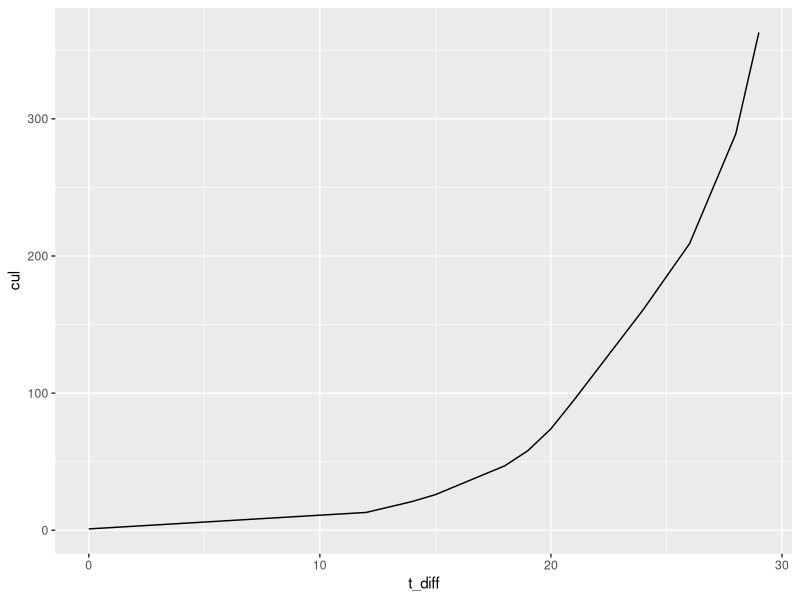

The R script that drew this image: (Note: this script raises an error after producing the figure.)
## ---- chunk 1
knitr::opts_chunk$set(echo = TRUE,message=FALSE,warning=TRUE)
library(tidyverse)
## ---- chunk 2
data_all=read_csv("covid19-1.csv") 
names(data_all)=c("id","province","region","lat","long","date","confirm","fatality") 

# incorporate privince data
clean_data=data_all %>% filter(confirm>0) %>% select(-lat,-long) %>% group_by(region,date) %>%summarise(case=sum(confirm)) 

g=split(clean_data,clean_data$region)
i=1
for(i  in 1:length(g)){
  h=NULL
  d=1
for(d in 1:nrow(g[[i]]))
{h[d]=as.numeric(as.Date(strptime( "1/1/20", "%m/%d/%y"))-as.Date(strptime(g[[i]][d,2], "%m/%d/%y")))
d=d+1}
  #h
initial=(g[[i]][which(h==max(h)),2])
new_g=g[[i]] %>% mutate(new_date=h) 
g[[i]]=new_g[order(new_g$new_date,decreasing=T),]

g[[i]]=g[[i]]%>% mutate(
  t_diff=as.numeric(as.Date(strptime(date, "%m/%d/%y"))-as.Date(strptime(initial, "%m/%d/%y")))) %>% 
  mutate(cul=cumsum(case))
i=i+1
}

update=NULL
for( c in 1:length(g))
update=rbind(update,g[[c]])

## update is the cleaned data

trial_data=update %>% filter(region=="Afghanistan")
x=unlist(trial_data[,"t_diff"]) %>% as.vector() 
y=unlist(trial_data[,"cul"]) %>% as.vector() 

ggplot(trial_data,aes(x=t_diff,y=cul))+geom_line()
## ---- chunk 3

f.logit=function(beta, t){
  a = beta[1]
  b = beta[2]
  c = beta[3]
  return(a/(1+exp(-b*(t-c))))
}

# objective function rss to min

rss = function(x, y, beta) {
  value=sum((y-f.logit(beta,x))^2)
  return(value)
}


update_beta_once=function(beta,x,y){
  e_i=1+exp(-beta[2]*(x-beta[3]))
  a_update=dot(y,1/e_i)/dot(1/e_i,1/e_i)
  y_new=log(a_update/y-1)
  b_update=-(as.numeric(lm(y_new~x)$coefficients[2]))
  c_update=(as.numeric(lm(y_new~x)$coefficients[1]))/b_update
  update_beta=c(a_update,b_update,c_update)
  target=rss(x,y,update_beta)
  
  result=c(update_beta,target)
  return(result)
}

beta_enter=c(10000,1,30)
update_beta_once(beta_enter,x,y)
## ---- chunk 4
update_beta_all=function(beta_enter,x,y,tol=exp(-10),max=200){
  cur=rss(x,y,beta_enter)
  pre=Inf
  beta_3=beta_enter
  iteration=0
  result4=c(beta_enter,cur,iteration)
  names(result4)=c("a","b","c","rss","inter")
 while((abs(cur-pre)>tol) & (iteration < max)){
   pre=cur
  iteration=iteration+1
   result_new=update_beta_once(beta_3,x,y)
   beta_new=result_new[1:3]
   cur=result_new[4]
   result_new2=c(result_new,iteration)
  result4=rbind(result4,result_new2)
  beta_3=beta_new
 }
  min_tar=min(result4[,"rss"])
order2=which(result4[,"rss"]==min_tar)
 opti=result4[order2,1:3]
 rss=result4[order2,4]
  return(list(opt=opti,rss=rss)) }


  #return(result4)}
  
beta_enter=c(10000,1,30)
update_beta_all(beta_enter,x,y)

